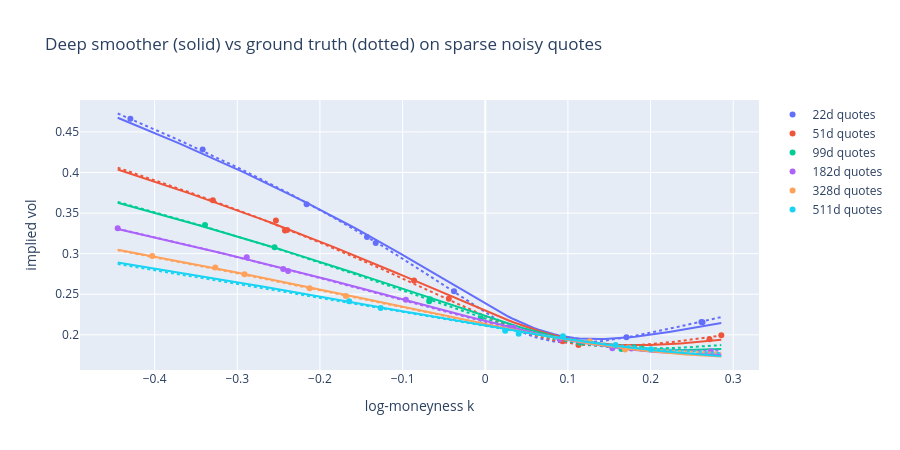

Notebook code cell kept with this figure:
### Markdown cell above
### 3c. λ sweep on the stressed data (Ackerer Fig. 2 / Table 1 protocol)

$\lambda=0$ and $\lambda=10$ reuse the two stress runs above; only $\lambda=1$ is trained here.
Expected pattern: $\lambda=0$ fits the deflated slice and violates; increasing $\lambda$ buys the
violation back at a measurable price in the **deflated-slice fit**.

The sweep is interpretable if the fit-validity gate passed. Blind-spot warnings should be read as
residual-grid diagnostics, not as fit evidence; a monotone-looking sweep on an under-resolved grid
measures nothing.

### Code cell
wm1 = make_model(pr_a, K_SC_A, T_MID_A, T_SC_A)
p1 = two_stage_train(wm1, init_mlp([2, *HIDDEN, 1], seed=SEED), kq_a, tq_a, wq_a, wtq_a,
                     kc_a, tc_a, kcal_a, tcal_a, kw_a, tw_a, 1.0, 1.0, EPOCHS_STRESS, EXT_DOM_A)
c1 = loss_components(wm1, p1, kq_a, tq_a, wq_a, wtq_a, kc_a, tc_a, kcal_a, tcal_a, EXT_DOM_A)

sweep = [(0.0, stress["no_constraints"]), (1.0, (wm1, p1, c1)), (10.0, stress["full"])]
if not STRESS_VALID:
    print("[warning] fit-validity gate FAILED -- the sweep below is not interpretable.\n")
for lam, (wm, p_f, c) in sweep:
    print(f"lambda={lam:>4.0f} | fit(DEFLATED) {rmse_iv_quotes(wm, p_f, kq_a, tq_a, wq_a, m_defl):6.3f} vp | "
          f"crossing {model_crossing(wm, p_f):+.4f} | "
          f"pen_cal nodes {c['pen_cal']:.2e} audit {c['pen_cal_ext']:.2e} | "
          f"min d_tau w {c['min_cal_ext']:+.4f} | cal viol {c['cal_viol_pct_ext']:5.1f}% | "
          f"bfly viol {c['bfly_viol_pct_ext']:4.1f}%")
    report_blind_spots(f"lam={lam:.0f}", c)


# ---------- final full model (longer run) + reconstructed smiles vs truth ----------
wm_full = make_model(prior, K_SC, T_MID, T_SC)
p_full, _ = train_logged(wm_full, init_mlp([2, *HIDDEN, 1], seed=SEED), kq, tq, wq, wtq,
                         kc, tc, kcal, tcal, kw, tw, LAMBDA_BFLY, LAMBDA_CAL, EPOCHS_MAIN,
                         n_logs=6, ext_dom=EXT_DOM)
print(f"final full model: RMSE(IV, truth) = "
      f"{rmse_iv_on_grid(wm_full, p_full, KK, TT, WW)*100:.3f} vol pts")

fig = go.Figure()
palette = ["#636efa", "#ef553b", "#00cc96", "#ab63fa", "#ffa15a", "#19d3f3"]
for t, c in zip(onp.unique(tq), palette):
    kk_ = onp.linspace(kq.min(), kq.max(), 120)
    iv_hat = onp.sqrt(onp.maximum(
        onp.asarray(wm_full(p_full, np.array(kk_), np.array(onp.full_like(kk_, t)))), 1e-12) / t)
    iv_true = onp.sqrt(onp.asarray(ssvi_w_np(kk_, theta_true(t), **TRUE)) / t)
    msk = tq == t
    fig.add_trace(go.Scatter(x=kq[msk], y=onp.sqrt(wq[msk] / t), mode="markers",
                             marker=dict(color=c, size=6), name=f"{t*365:.0f}d quotes"))
    fig.add_trace(go.Scatter(x=kk_, y=iv_hat, line=dict(color=c), showlegend=False))
    fig.add_trace(go.Scatter(x=kk_, y=iv_true, line=dict(color=c, dash="dot"), showlegend=False))
fig.update_layout(width=900, height=450, xaxis_title="log-moneyness k", yaxis_title="implied vol",
                  title="Deep smoother (solid) vs ground truth (dotted) on sparse noisy quotes")
fig.show()
